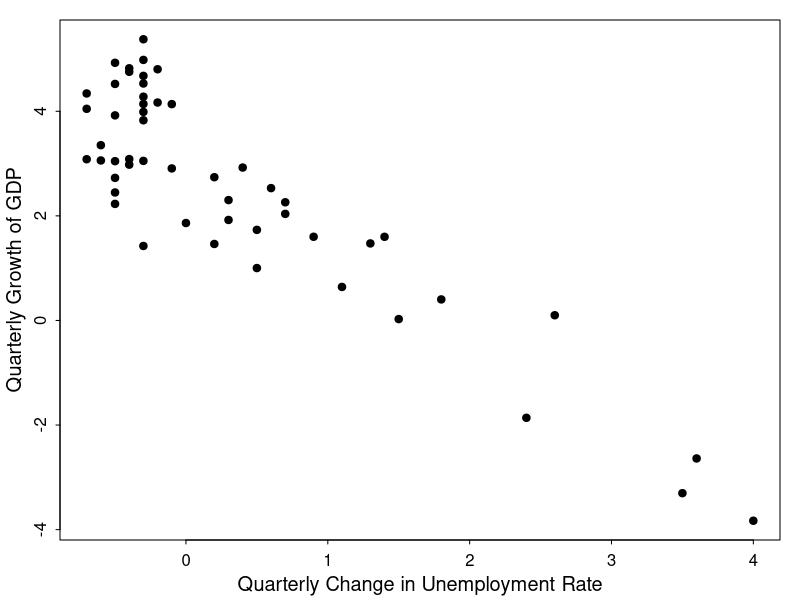

This figure's R source: (Note: this script raises an error after producing the figure.)
d <- read.csv("OkunsLaw.csv")
str(d)
windows(4,4)
par(mar=c(3,3,1,1),mgp=c(1.75,0.5,0),tcl=-0.2,cex.lab=1.2)
plot(GDP.growth.rate~unemprate.change,data=d,pch=19,
     xlab="Quarterly Change in Unemployment Rate",
     ylab="Quarterly Growth of GDP")
text(3.2,4.2,paste("r =",formatC(corr(GDP.growth.rate~unemprate.change,data=d),format="f",digits=3)),cex=1.5)
